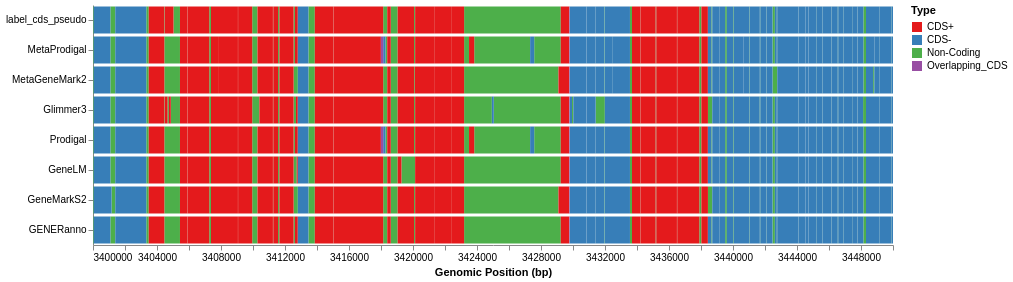

The notebook cell saved with this chart:
### Code cell
chart = plot_annotations(annotations, start=3400000, end=3450000, width=800)
chart

### Figure 1 — Vega-Lite specification as saved in the notebook (floating-point values rounded to 4 significant figures; data arrays with more than 128 entries replaced by an {"elided": "..."} marker saying what was removed)
{"config": {"view": {"continuousWidth": 300, "continuousHeight": 300, "strokeWidth": 0}, "axis": {"grid": false}}, "data": {"name": "data-0b35226dab3d5ecc492e9547383c33d1"}, "mark": {"type": "bar"}, "encoding": {"color": {"field": "Type", "legend": {"title": "Type"}, "scale": {"domain": ["CDS+", "CDS-", "Non-Coding", "Overlapping_CDS"], "range": ["#e41a1c", "#377eb8", "#4daf4a", "#984ea3"]}, "type": "nominal"}, "tooltip": [{"field": "Model", "title": "Model", "type": "nominal"}, {"field": "Type", "title": "Type", "type": "nominal"}, {"field": "Start", "title": "Start", "type": "quantitative"}, {"field": "End", "title": "End", "type": "quantitative"}, {"field": "Length", "title": "Length (bp)", "type": "quantitative"}], "x": {"axis": {"format": "d", "title": "Genomic Position (bp)"}, "field": "Start", "scale": {"domain": [3400000, 3450000]}, "type": "quantitative"}, "x2": {"field": "End"}, "y": {"field": "Model", "sort": ["label_cds_pseudo", "MetaProdigal", "MetaGeneMark2", "Glimmer3", "Prodigal", "GeneLM", "GeneMarkS2", "GENERanno"], "title": null, "type": "nominal"}}, "height": 240, "params": [{"name": "param_14", "select": {"type": "interval", "encodings": ["x", "y"]}, "bind": "scales"}], "width": 800, "$schema": "https://vega.github.io/schema/vega-lite/v5.20.1.json", "datasets": {"data-0b35226dab3d5ecc492e9547383c33d1": {"elided": "858 records"}}}
